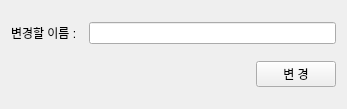
<?xml version="1.0" encoding="UTF-8"?>
<ui version="4.0">
 <class>Widget</class>
 <widget class="QWidget" name="Widget">
  <property name="geometry">
   <rect>
    <x>0</x>
    <y>0</y>
    <width>347</width>
    <height>109</height>
   </rect>
  </property>
  <property name="windowTitle">
   <string>Widget</string>
  </property>
  <layout class="QVBoxLayout" name="verticalLayout">
   <item>
    <layout class="QHBoxLayout" name="horizontalLayout">
     <item>
      <widget class="QLabel" name="label">
       <property name="text">
        <string>변경할 이름 :  </string>
       </property>
      </widget>
     </item>
     <item>
      <widget class="QLineEdit" name="leName"/>
     </item>
    </layout>
   </item>
   <item>
    <layout class="QHBoxLayout" name="horizontalLayout_2">
     <item>
      <spacer name="horizontalSpacer">
       <property name="orientation">
        <enum>Qt::Horizontal</enum>
       </property>
       <property name="sizeHint" stdset="0">
        <size>
         <width>40</width>
         <height>20</height>
        </size>
       </property>
      </spacer>
     </item>
     <item>
      <widget class="QPushButton" name="pushButton">
       <property name="text">
        <string>변 경</string>
       </property>
      </widget>
     </item>
    </layout>
   </item>
  </layout>
 </widget>
 <layoutdefault spacing="6" margin="11"/>
 <resources/>
 <connections/>
</ui>
